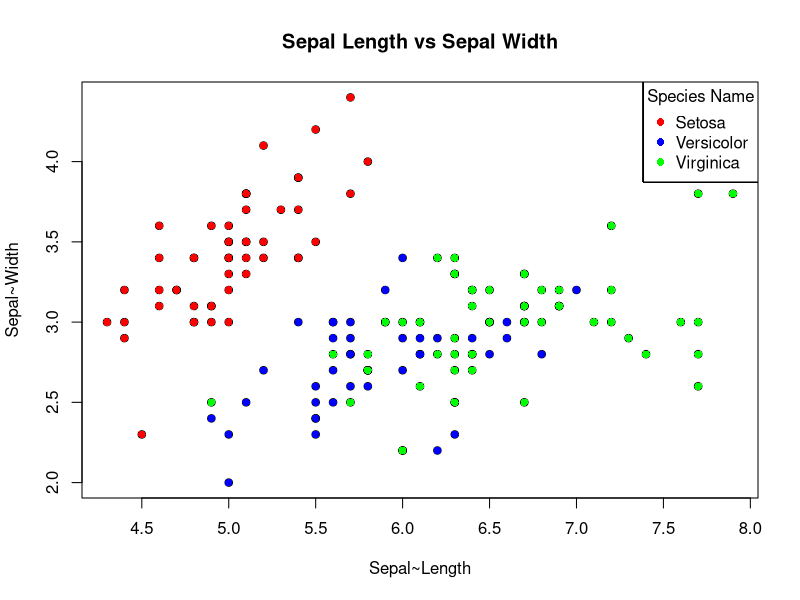

The R script that drew this image:
#===============================================================================
# ◯。°。°。°。°。°。°。°。°。°。°。° LOOPS 。°。°。°。°。°。°。°。°。°。°。°◯
#===============================================================================


# Loops, quite simply, loop! When a loop is run in R (or even other programming
# languages!) a block of code is run again and again, often until a specified 
# condition is met. Each time the code within a loop is run, it is referred to as 
# an iteration.

# Loops are useful for quickly performing mundane tasks that would otherwise 
# require manual completion. 

# Different loops are useful for different scenarios. Using loops successfully 
# requires recognizing when to use different loops types. Throughout this
# assignment, we will cover three major types of loops in R: "For Loops", "While
# Loops" and "Repeat Loops". 

# For Loops: A for loop repeats a given task for defined number of times.

# While Loops: A while loop keeps repeating a block of code until a certain
# logical parameter is met. Example: While x is less than 3, perform action y.

# Repeat Loops: Similar to while loop but requires a break, or stop to prevent
# the loop from running forever. Example: Until 10 iterations, perform action y. 

#===============================================================================
# For Loops 
#===============================================================================

### Description:

# A For Loop applies a set of operations over a collection of objects (list, vector, matrix, or data frame)
# repeated a defined number of times. The number of iterations are known in advance. 

### Example:
# Create a vector of numbers 1 through 5, and
# then use a for loop to iterate through each number in the vector and print it to the console. 
# The loop variable i takes on the values 1, 2, 3, 4, and 5, and the print() function is called with each value of i.

# create a vector of numbers

numbers <- c(1, 2, 3, 4, 5)

# create a for loop that prints each number in the vector
for (i in numbers) {
  print(i)
}

# For loops can iterate over a sequence of numbers, in the following example,
# from 1 to 100 and calculates the sum of the numbers. 
# The loop variable i takes on the values 1, 2, 3, ..., 100, and the sum variable is updated on each iteration.

sum <- 0
for (i in 1:100) {
  sum <- sum + i
}
print(sum)


### TASK: 

# ✿¸.•´*¨`*•✿ Let's look at some flowers! ✿•*`¨*`•.¸✿

# 1) Load in the "iris" data set built into R. 
# Name the data frame "iris_loop"

iris_loop <- iris

# 2) Set up your For Loop with the parameters to
# use any integer from 1 through the number of columns
# within the data frame (ncol function may be of some assistance)

ncol(iris_loop)

# 3) Within curly brackets, set the following logical conditions under an "if" function:
#     
#     a) Make it so the function returns a "TRUE" statement if certain
# conditions which we will later establish are met (Grapple with the grepl() function)

#     b) Select the columns within the "iris_loop" data frame and all integers separated by a comma 
# (HINT: [,i] will be the best way to do this)

#     c) Subset another curly bracket pair within the if condition.
#  Inside this secondary curly bracket, set up a logical condition: 
#  1000+separated integers. Make sure this condition is saved back into the "iris_loop" data frame with a "<-"

# 4) Make sure to close out all curly brackets to complete the loop.


for(i in 1:ncol(iris_loop)) {                              
  if(grepl("Width", colnames(iris_loop)[i])) {             
    iris_loop[ , i] <- iris_loop[ , i] + 50
  }
}


# Question: What happens if you change the "1000+" to "50+"?

# It will add another 50 to the previously transformed df.

#===============================================================================
# While Loops
#===============================================================================


### Description :
# A while loop is a control flow statement that allows you to repeatedly execute a block of code as long as a certain condition is met.
# The condition is a logical expression that is evaluated before each iteration of the loop. If the condition is TRUE, 
# the code inside the loop is executed, and then the condition is evaluated again. This process continues until the condition becomes FALSE, 
# at which point the loop terminates and execution continues with the code following the loop.


###Next within Loops:
# Within loops, especially While Loops, if you wish to skip a current variable and go onto the next
# iteration, you can use the "next" argument within the function. This can be helpful 
# in ignoring variables that would be messy, useless, and overall just unwanted (:,( poor variable)) 
# Consider the following example:

x<-20     # Here we set the length of our variable. 

while (x) {x <- x - 1 # We set our conditions in which x will be equal to x-1

if (x%%2 != 0) # A further condition is set in which x is divided by 2 if not equal to 0
  next # This tells the while loop to skip any numbers after our conditions set above

print(x)} # This prints x after it has gone through the loop

### QUESTION: Why do we have the argument !=0? What would occur if we changed it to !=1? 
# Go ahead and give it a try:

x<-20  

while (x) {x <- x - 1 
if (x%%2 != 0) 
  next 
print(x)}


### Example 1 of While Loops:

# Let's try an example with numbers!

x <- 1 # Stores 1 in the x variable.
while (x < 6) { # Start of the while loop. While x is less than 6, perform some action.
  print(x) #In this case, our action is printing x
  x = x+1 # Adds one to x each loop.
}

### Example 2 of While Loops:

# We can use this to label samples

# Let's build a sample data frame.
Samples_Without_ID <- c("Frog", "Cool Frog", "The Coolest Frog","Cute Frog", "Very Cute Frog", "Strong Frog", "Very Strong Frog")
Samples_Without_ID1 <- data.frame(samples = Samples_Without_ID)  #Stores as a data frame.

# Creates length 7 character vector. 
SampleID <- character(7)

x <- 0 # stores 0 into a variable called x.
while (x < 7) { # Creates a while loop that is valid while x is less than 7.
  x <- x + 1 # Adds 1 to the value of x for each iteration of the while loop.
  SampleID[x] <- paste("Sample#", x, sep = "") # Pastes together the character "Sample#" with the variable x.
  # This gives an outputs of "Sample1, Sample2, Sample3, etc.)
}

SampleID <- data.frame(SampleID) #Stores as a data frame.

View(SampleID) # Let's check it out!

# Great! Now we want to label our frogs in the Samples_Without_ID1 data frame.  

Samples_With_Label <- cbind(SampleID, Samples_Without_ID1)


### TASK:
# Create a while loop which pastes whole numbers from 1 to 10, but exclude printing 3 using the next function.
# output should look like this: 1, 2, 4, 5, 6, 7, 8, 9, 10

x <- 1:10  

for(i in x){
  if(i == 3) 
    next
  print(i)
}


#===============================================================================
#Repeat Loops
#===============================================================================

###Description: 
# If we have a large multidimensional data frame and would like to repeat a block of code 
# over and over again across this data frame, it would be best to use a Repeat loop.
# A repeat loop will continuously execute a block of code and logical conditions over a data frame.
# If the logical conditions return "FALSE", the block of code will continue to be repeated 
# over the entire data frame. No output will be given for a "FALSE" return.
# If the logical conditions return "TRUE", an output will be given.
# However, unlike most other loops, even if a "TRUE" condition is met, the repeat loop will not 
# end, and continue to iterate over and over across the data frame.
# The only way for the Repeat loop to end is by giving it a BREAK condition.

### Question: Based on the description above and the description of While loops. 
# How do Repeat and While loops differ? When might it be best to use one rather than the other?

###
# While tests a condition to determine when to finish looping, but repeat requires you to 
# explicitly break the loop on your own and can be at any point in the body of the loop.
# I truly don't know when I would use a While over a Repeat? Maybe if you're looking for the first occurrence 
# of an observation in a data set that has time as a measurement?
###

### Breaks:
#The Break statement is a way to stop a loop from running before it has finished all its iterations. When the break statement is encountered within a repeat loop, the loop stops running immediately, and the program moves on to the next line of code after the loop. This can be useful if you want to stop a loop based on a certain condition, without having to wait for it to finish all its iterations.

### Example of Repeat Loops: 

# Basic example of Repeat Loop with a conditional break. 
# Without the break statement, repeat loops would continue indefinitely.

i <- 1
repeat {
  print(paste("Loop", i))
  if (i == 3) {
    break
  }
  i <- i + 1
}


# Example of using a repeat loop for 'data processing' and conditional break.
# In this example we will increase the salary of each individual in the dataset
# and store the processed data in a new dataset.

# First let's create a data frame with columns 'ID', 'Name', 'Age', 'Gender', and 'Salary'

my_data <- data.frame(
  ID = c(1, 2, 3, 4, 5),
  Name = c("John", "Alice", "Bob", "Eve", "Charlie"),
  Age = c(25, 32, 28, 40, 36),
  Gender = c("M", "F", "M", "F", "M"),
  Salary = c(50000, 60000, 55000, 70000, 65000)
)


# Create a counter to keep track of iterations

i <- 1

# Create a blank dataframe. This allows us to reset the dataframe everytime the loop is ran.

processed_data <- data.frame()

# Repeat loop for processing each row of the dataset

repeat {
  row <- my_data[i, ] # Get the row at the current iteration
  processed_row <- list(  # Perform some data processing on the row
    ID = row$ID,
    Name = paste("Processed:", row$Name),
    Age = row$Age,
    Gender = ifelse(row$Gender == "M", "Male", "Female"),
    Salary = row$Salary * 1.1 # Add a 10% salary increase
  )
  processed_data <- rbind(processed_data, processed_row) # Append the processed row to the processed_data  data frame
  i <- i + 1 # Increase the counter
  if (i > nrow(my_data) || processed_row$Salary > 100000) { 
    break  # Exit the loop when all rows have been processed or when the salary exceeds 100,000 (arbitrary)
  }}

### TASK:

# Let's try it on your own!

# Create a repeat loop that does the following: 
#1) Stores 1 in the variable y.
#2) prints y for iteration of the loop. 
#3) Increase y by .7 each iteration. 
#4) Set a break to terminate the loop when y is greater than 14
#5) Print "Y is big now!" when Y is greater than 14. 

y = 1

repeat {
  print(y)
  ifelse(y > 14, print("Y is big now!"), NA)
  if (y > 14) {
    break
  } 
  y = y + .7
}


#===============================================================================
#Final: Nested Loops within For Loops
#===============================================================================


# Description of nested loops
# Earlier in the course, we used nested ifelse functions. A nested ifeelse function is just
#an ifelse function INSIDE another ifelse function. The same goes for nested loops!

#In a nested loop, we have a loop INSIDE another loop! 

#Nested loops are often used for multidimensional data and allow for more precise
#control of your data. 


### Example of Nested loops:
# While any kind of loop can be nested within other loops, it will be easiest to look at the same two loops nested within each other. 
# Nested loops allow us to look at multidimensional information. 
# A visualization of a real life nested loop would be an analogue clock.
# In this analogy, our outer loop of the clock would be the short hand, which tells the hour..
# Nested within this outer loop is the inner loop, the long hand of the clock, which tells the minute.
# Here's how we would accomplish this in R:


for (s in 1:12){  # Here we set up our outer loop as "s" to represent our short hand, so this will contain any variable between 1-12 since most analogue clocks use standard time.
  for (l in 01:59) # Now we add in a nested, inner logical condition, which creates a second value "l" for the long hand. This hand will represent our minutes
  {print(paste("The short hand is",s,"And the long hand", l))} # Now we want to print our variables, but paste them together when printed
} # Close the loops




### TASK:

# ✿¸.•´*¨`*•✿ More Flowers!✿•*`¨*`•.¸✿

# Now that we know how nested loops work, lets use our knowledge to create a graph that utilizes this new skill.
#We are going to create a scatterplot using the iris dataset, of sepal length vs. sepal width, with each point colored 
# according to its species (setosa in red, versicolor in blue, and virginica in green). The nested loops are going to be used to loop over each species in the dataset, 
# and then over each observation within that species to plot the points with the appropriate color.

#1. Load the iris dataset using the command data(iris).
#2. Create an empty scatterplot with the plot() function. Set the x-axis to Sepal.Length, y-axis to Sepal.Width, and add labels and a title.
#3. Create a loop to iterate over each unique species in the iris dataset using the for() function.
#4. Within the loop, subset the iris dataset to only include the current species using the subset() function.
#5. Assign a color to the current species using an if statement and a variable to hold the color.
#6. Create another loop to iterate over each observation within the current species using the for() function.
#7. Within the nested loop, extract the current observation's sepal length and width using the $ operator.
#8. Use the points() function to plot the current observation as a point on the scatterplot, using the assigned color.
#9. After the nested loop, use the legend() function to create a legend for the plot. Set the position to "topright", 
# the legend argument to the unique species in the dataset, the col argument to a vector of colors matching the species, 
# the pch argument to 1 to use solid point markers, and the title argument to "Species".
#10. Run the code and check that the resulting scatterplot has a legend.

iris_data <- iris

plot(x = iris_data$Sepal.Length, y = iris_data$Sepal.Width, xlab ="Sepal~Length", ylab = "Sepal~Width", main = "Sepal Length vs Sepal Width") 
  
for(species in unique(iris$Species)) {
  spdata <- subset(iris, Species == species)
  for(i in 1:nrow(spdata)) {
    splength <- spdata$Sepal.Length[i]
    swidthp<- spdata$Sepal.Width[i]
    
    if(species == "setosa") {col <- "red"} 
    else if(species == "versicolor") {col <- "blue"} 
    else {col <- "green"}
    
    points(splength, swidthp, col = col, pch = 16)
    
    legend("topright", legend = c("Setosa", "Versicolor","Virginica"), col = c("red", "blue", "green"), pch = 16, title = "Species Name")
    
  }}

# lord have mercy   
  




